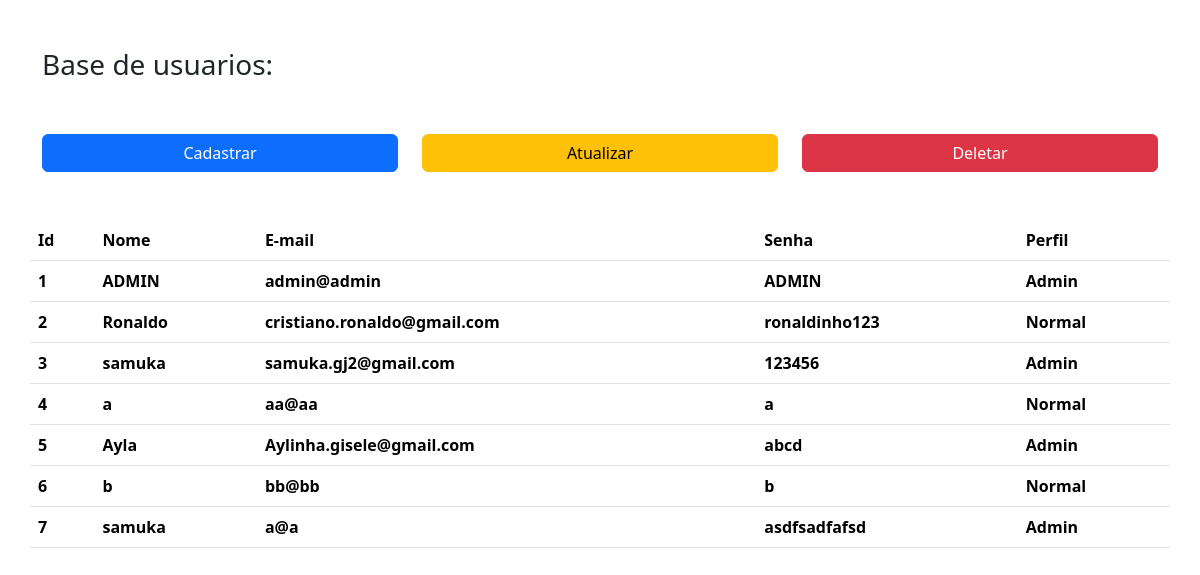
/admin, run on an earlier commit of the app's database.
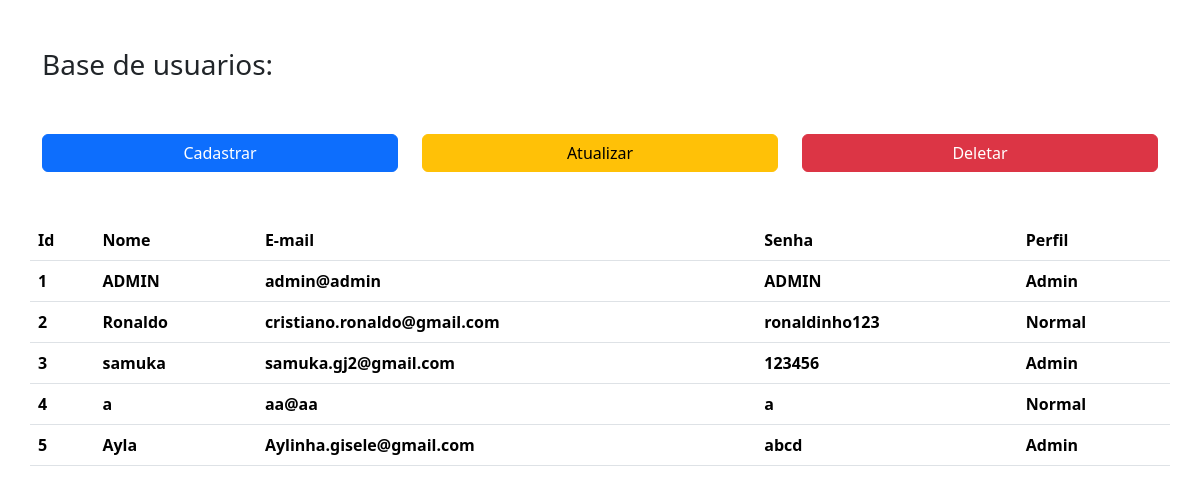
And on a later commit of the database.
### app/models/tabelas.py (models this page shows, shortened)
class User(db.Model):
    id = db.Column(db.Integer, primary_key=True, autoincrement=True)
    nome = db.Column(db.String)
    senha = db.Column(db.String)
    email = db.Column(db.String, unique=True)
    admin = db.Column(db.Integer)

### app/controllers/default.py (the view)
@app.route('/admin')
def admin():
     users = User.query.all()
     return render_template('admin.html', users = users)

### app/templates/admin.html (shortened to what this page needs)
{%extends 'base.html'%}
{%block conteudo%}
<div class="container">
    <h3 class="mb-5 mt-5">Base de usuarios:</h3>
    <div class="text-center">
        <div class="row">
            <div class="col-md-4 col-sm-12 mt-1">
                <div class="d-grid gap-2">
                    <button type="button" class="btn btn-primary" data-bs-toggle="offcanvas"
                    data-bs-target="#offcanvas-cadastro" aria-controls="offcanvas-cadastro">Cadastrar</button>
                </div>
            </div>
            <div class="col-md-4 col-sm-12 mt-1">
                <div class="d-grid gap-2">
                    <button type="button" class="btn btn-warning">Atualizar</button>
                </div>
            </div>
            <div class="col-md-4 col-sm-12 mt-1">
                <div class="d-grid gap-2">
                    <button type="button" class="btn btn-danger"
                    data-bs-toggle="modal" data-bs-target="#modal-delete"">Deletar</button>
                </div>
            </div>
        </div>
    </div>
    <div class="row mt-5">
        <table class="table table-hover table-responsive">
            <thead>
                <tr>
                    <th scope="col">Id</th>
                    <th scope="col">Nome</th>
                    <th scope="col">E-mail</th>
                    <th scope="col">Senha</th>
                    <th scope="col">Perfil</th>
                </tr>
            </thead>
            <tbody>
                {% for e in users %}
                <tr>
                    <th scope="row">
                        <label class="form-check-label">{{e.id}}</label>
                    </th>
                    <th scope="row">
                        <label class="form-check-label">{{e.nome}}</label>
                    </th>
                    <th scope="row">
                        <label class="form-check-label">{{e.email}}</label>
                    </th>
                    <th scope="row">
                        <label class="form-check-label">{{e.senha}}</label>
                    </th>
                    <th scope="row">
                        <label class="form-check-label">
                            {% if e.admin == 1 %}
                                Admin
                                {% else %}
                                Normal
                            {% endif %}
                        </label>
                    </th>
                </tr>
                {% endfor %}
            </tbody>
        </table>
    </div>
</div>
{%endblock%}

### app/templates/base.html (shortened to what this page needs)
<!DOCTYPE html>
<html lang="pt-br">
<head>
    <link href="https://cdn.jsdelivr.net/npm/bootstrap@5.3.1/dist/css/bootstrap.min.css" rel="stylesheet">
</head>
<body>
    {%block conteudo%}
    {%endblock%}
</body>
</html>

What changed in the data, as far as the page shows it:
removed User: id "6", nome "b", email "bb@bb", senha "b", admin "Normal"
removed User: id "7", nome "samuka", email "a@a", senha "asdfsadfafsd", admin "Admin"
